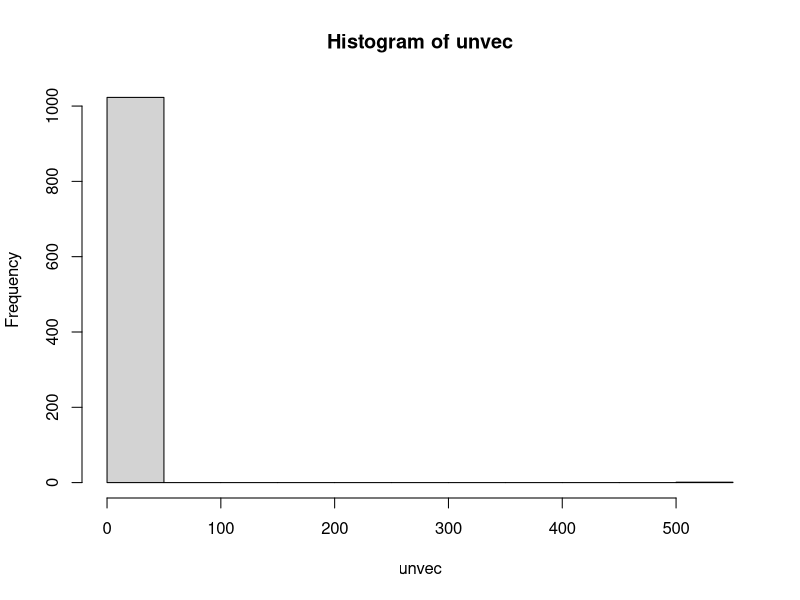
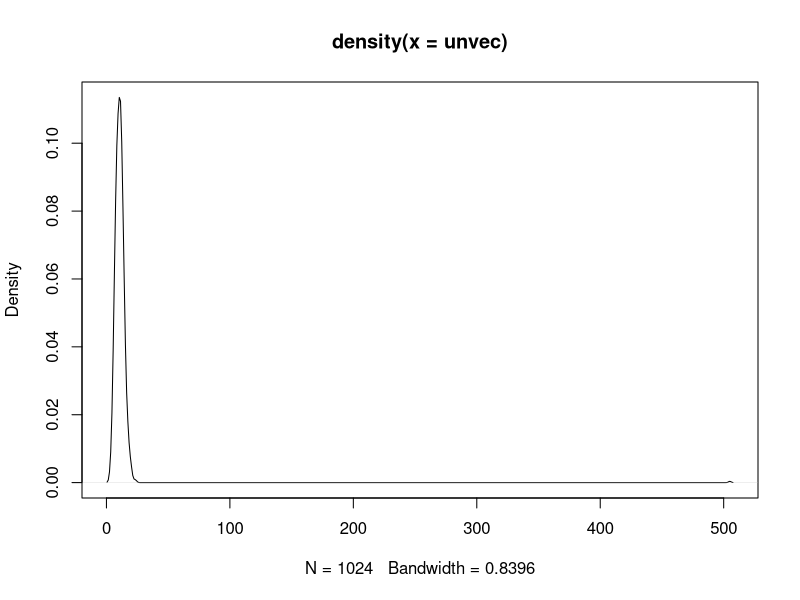

Write R code to recreate these figures, in order.
## ---- chunk 1

vec_length = 1000 
add_length = 500
nucleos = 5

myCharacters = c("A","C","G","T") # create a vector 


start_string = replicate(vec_length,paste(sample(myCharacters,nucleos,replace = TRUE), collapse=""))


df1 = data.frame(start_string)


dummy_vec = rep("AAAAA",add_length) # δημιουρια 500 ΑΑΑΑΑ δειγματων

final_string = c(start_string,dummy_vec) # concat vectors 


df2 = data.frame(final_string)


# myList
## ---- chunk 2

myList = list() 
myList[["a"]]

for (elem in final_string){ 
  if(is.null(myList[[elem]])){ 
    myList[[elem]]=1
  } 
  else{
      myList[[elem]] = myList[[elem]] + 1 
  } 
}

df3 = data.frame(myList)

## ---- chunk 3

myCharacters = c("A","C","G","T")
# nsize = 10000
n = 5


new_vec = sample(myCharacters, 10000, replace = TRUE)
new_vec

for (i in 1:(length(new_vec)-n+1)){
 
   sub_str = paste(new_vec[i:(i + n - 1)], collapse="")
  
  if(is.null(myList[[sub_str]])){
    myList[[sub_str]] = 1
  }
  else{
    myList[[sub_str]] = myList[[sub_str]] + 1
  }
}

# myList


unvec = unlist(myList)
hist(unvec)
plot(density(unvec))
